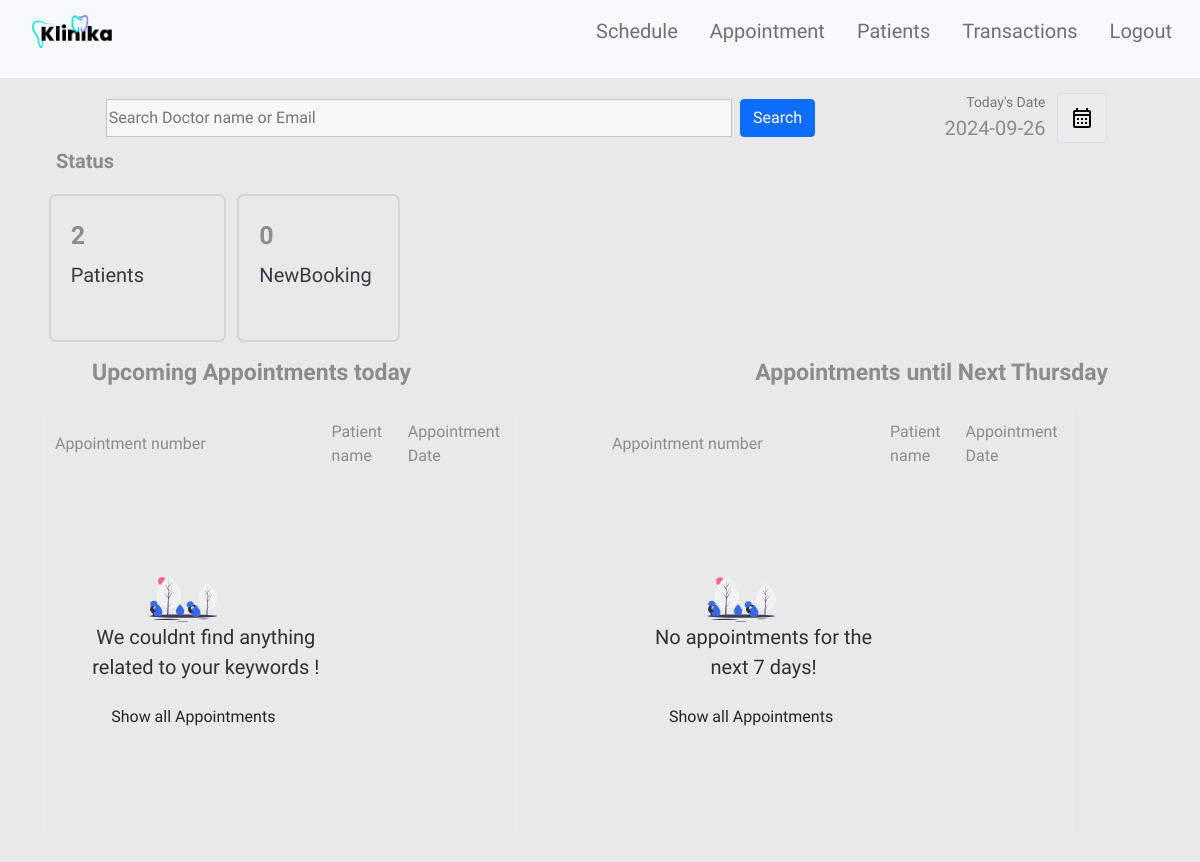
Before: / with the older database file.
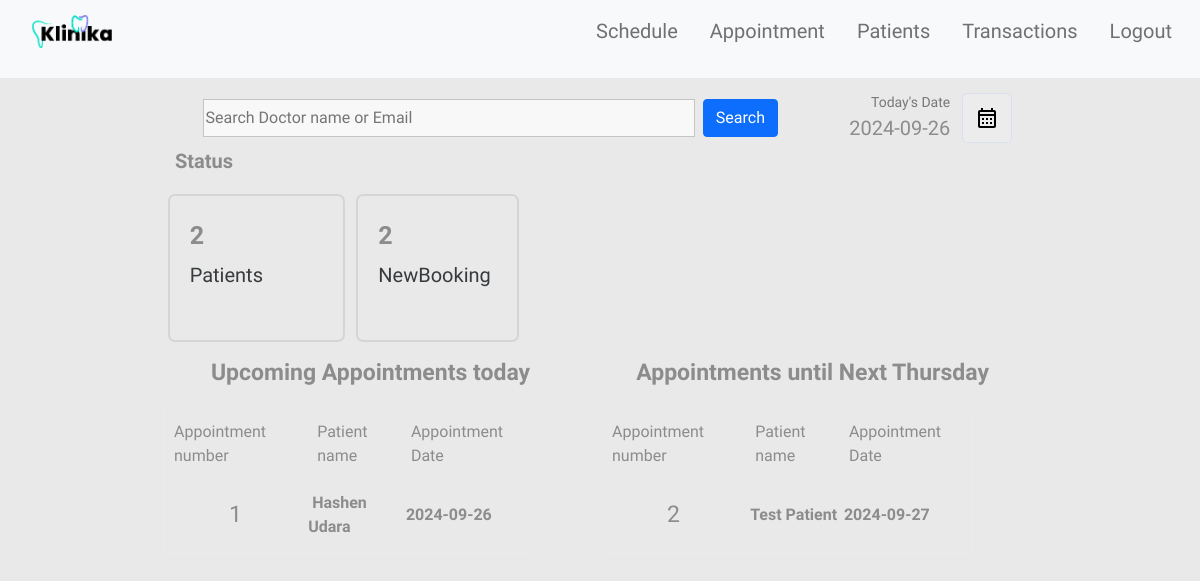
After: the same page with the newer database file.
### tables this page shows
CREATE TABLE IF NOT EXISTS `appointment` (
  `appoid` int(11) NOT NULL AUTO_INCREMENT,
  `pid` int(10) DEFAULT NULL,
  `apponum` int(3) DEFAULT NULL,
  `appodate` date DEFAULT NULL,
  `start_time` TIME,
  `end_time` TIME,
  `servid` int(11) NOT NULL,
  `qr_code` VARCHAR(255),
  PRIMARY KEY (`appoid`),
  KEY `pid` (`pid`)
);

CREATE TABLE IF NOT EXISTS `patient` (
  `pid` int(11) NOT NULL AUTO_INCREMENT,
  `pemail` varchar(255) DEFAULT NULL,
  `pname` varchar(255) DEFAULT NULL,
  `ppassword` varchar(255) DEFAULT NULL,
  `paddress` varchar(255) DEFAULT NULL,
  `pdob` date DEFAULT NULL,  
  `ptel` varchar(15) DEFAULT NULL,  
  PRIMARY KEY (`pid`)
);

### index.php (the view, shortened to what the rows shown need)
<?php include("partials/header.php");?>
<?php
    include("config/connection.php");
    ?>
    <div class="container">
        <div class="dash-body" style="margin-top: 15px">
            <table border="0" width="100%">
                                    <?php
                                $today = date('Y-m-d');
                                ?>
                <tr>
                    <td colspan="3">
                    <table width="100%" border="0" class="dashbord-tables">
                            <tr>
                                <td width="50%">
                                        <div class="abc scroll" style="height: 800px;">
                                        <table width="85%" class="sub-table scrolldown" border="0">
                                        <thead>
                                            <tr>
                                                <th class="table-headin">
                                                    Appointment number
                                                </th>
                                                <th class="table-headin">
                                                    Patient name
                                                </th>
                                                <th class="table-headin">
                                                    Appointment Date
                                                </th>
                                            </tr>
                                        </thead>
                                        <tbody>
                                            <?php
                                            $sqlmain= "SELECT
                                                        appointment.appoid,
                                                        appointment.pid,
                                                        appointment.apponum,
                                                        appointment.appodate,
                                                        patient.pname
                                                    FROM
                                                        appointment
                                                    INNER JOIN
                                                        patient
                                                    ON
                                                        appointment.pid = patient.pid
                                                    WHERE
                                                        appointment.appodate = '$today'
                                                    ORDER BY
                                                        appointment.appodate DESC";
                                                $result= $database->query($sqlmain);
                                                if($result->num_rows==0){
                                                    echo '<tr>
                                                    <td>
                                                    <br><br><br><br>
                                                    <center>
                                                    <img src="img/svg/notfound.svg" width="25%">
                                                    <br>
                                                    <p class="heading-main12" style="margin-left: 45px;font-size:20px;color:rgb(49, 49, 49)">We couldnt find anything related to your keywords !</p>
                                                    <a class="non-style-link" href="appointment.php"><button  class="login-btn btn-primary-soft btn"  style="display: flex;justify-content: center;align-items: center;margin-left:20px;">&nbsp; Show all Appointments &nbsp;</font></button>
                                                    </a>
                                                    </center>
                                                    <br><br><br><br>
                                                    </td>
                                                    </tr>';
                                                }
                                                else{
                                                for ($x = 0; $x < $result->num_rows; $x++) {
                                                    $row = $result->fetch_assoc();
                                                    $apponum = $row["apponum"];
                                                    $appodate = $row["appodate"];
                                                    $pname=$row["pname"];
                                                    echo '<tr>
                                                        <td style="text-align:center;font-size:23px;font-weight:500; color: var(--btnnicetext);padding:20px;">
                                                            '.$apponum.'
                                                        </td>
                                                        <td style="font-weight:600;"> &nbsp;'.
                                                        substr($pname,0,25)
                                                        .'</td >
                                                        <td style="font-weight:600;"> &nbsp;'
                                                        .$appodate.
                                                        '</td >
                                                    </tr>';
                                                }
                                            }
                                            ?>
                                            </tbody>
                                        </table>
                                </td>
                                <td width="50%">
                                        <div class="abc scroll" style="height: 800px;">
                                        <table width="85%" class="sub-table scrolldown" border="0">
                                        <thead>
                                            <tr>
                                                <th class="table-headin">
                                                    Appointment number
                                                </th>
                                                <th class="table-headin">
                                                    Patient name
                                                </th>
                                                <th class="table-headin">
                                                    Appointment Date
                                                </th>
                                            </tr>
                                        </thead>
                                        <tbody>
                                            <?php
                                            $nextweek=date("Y-m-d",strtotime("+1 week"));
                                            $sqlmain= "SELECT
                                                        appointment.appoid,
                                                        appointment.pid,
                                                        appointment.apponum,
                                                        appointment.appodate,
                                                        patient.pname
                                                    FROM
                                                        appointment
                                                    INNER JOIN
                                                        patient
                                                    ON
                                                        appointment.pid = patient.pid
                                                    WHERE
                                                        appointment.appodate > '$today'
                                                    AND
                                                        appointment.appodate <= '$nextweek'
                                                    ORDER BY
                                                        appointment.appodate ASC";
                                                $result= $database->query($sqlmain);
                                                if($result->num_rows==0){
                                                    echo '<tr>
                                                    <td >
                                                    <br><br><br><br>
                                                    <center>
                                                    <img src="img/svg/notfound.svg" width="25%">
                                                    <br>
                                                    <p class="heading-main12" style="margin-left: 45px;font-size:20px;color:rgb(49, 49, 49)">No appointments for the next 7 days!</p>
                                                    <a class="non-style-link" href="appointment.php"><button  class="login-btn btn-primary-soft btn"  style="display: flex;justify-content: center;align-items: center;margin-left:20px;">&nbsp; Show all Appointments &nbsp;</font></button>
                                                    </a>
                                                    </center>
                                                    <br><br><br><br>
                                                    </td>
                                                    </tr>';
                                                }
                                                else{
                                                for ($x = 0; $x < $result->num_rows; $x++) {
                                                    $row = $result->fetch_assoc();
                                                    $apponum = $row["apponum"];
                                                    $appodate = $row["appodate"];
                                                    $pname=$row["pname"];
                                                    echo '<tr>
                                                        <td style="text-align:center;font-size:23px;font-weight:500; color: var(--btnnicetext);padding:20px;">
                                                            '.$apponum.'
                                                        </td>
                                                        <td style="font-weight:600;"> &nbsp;'.
                                                        substr($pname,0,25)
                                                        .'</td >
                                                        <td style="font-weight:600;"> &nbsp;'
                                                        .$appodate.
                                                        '</td >
                                                    </tr>';
                                                }
                                            }
                                            ?>
                                        </tbody>
                                        </table>
                                </td>
                            </tr>
                        </table>
                        </td>
                </tr>
            </table>
        </div>
    </div>
<?php include("partials/footer.php");?>

Changed rows visible on the page:
added appointment: apponum "1", pid.pname "Hashen Udara", appodate "2024-09-26"
now on this page (row edited): appointment: apponum "2", pid.pname "Test Patient", appodate "2024-09-27"
Other visible differences:
$appointmentrow ->num_rows: "0" → "2"
text no longer shown: "We couldnt find anything related to your keywords ! Show all Appointments No appointments for the next 7 days! Show all Appointments"
